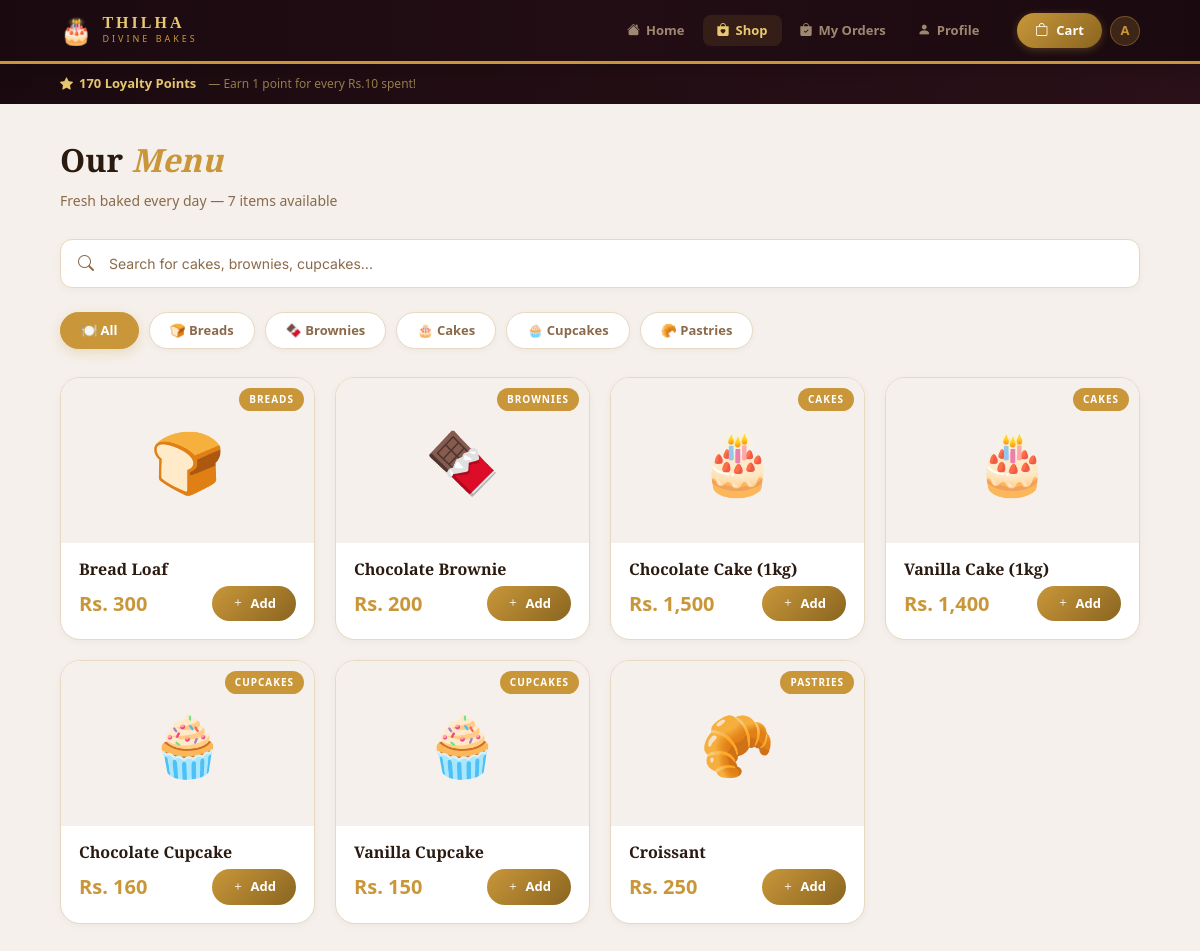
/customer/home.php (signed in), run on the app's committed database.
### tables this page shows
CREATE TABLE `users` (
  `user_id` int(11) NOT NULL,
  `name` varchar(100) NOT NULL,
  `email` varchar(100) NOT NULL,
  `password` varchar(255) NOT NULL,
  `phone` varchar(15) DEFAULT NULL,
  `address` text DEFAULT NULL,
  `role` enum('admin','customer','staff') DEFAULT 'customer',
  `loyalty_points` int(11) DEFAULT 0,
  `birthday` date DEFAULT NULL,
  `created_at` timestamp NOT NULL DEFAULT current_timestamp(),
  `profile_photo` varchar(255) DEFAULT NULL
);

CREATE TABLE `products` (
  `product_id` int(11) NOT NULL,
  `name` varchar(100) NOT NULL,
  `category` varchar(50) DEFAULT NULL,
  `price` decimal(10,2) NOT NULL,
  `description` text DEFAULT NULL,
  `image` varchar(255) DEFAULT NULL,
  `stock_status` enum('available','out_of_stock') DEFAULT 'available',
  `created_at` timestamp NOT NULL DEFAULT current_timestamp(),
  `barcode` varchar(20) DEFAULT NULL
);

### customer/home.php (the view, shortened to what this page needs)
<?php
require_once '../includes/db.php';
$cat    = isset($_GET['cat'])    ? $_GET['cat']    : '';
$search = isset($_GET['search']) ? $_GET['search'] : '';
$where  = "WHERE stock_status='available'";
$products   = mysqli_query($conn,"SELECT * FROM products $where ORDER BY category,name");
$loyalty    = mysqli_fetch_assoc(mysqli_query($conn,"SELECT loyalty_points FROM users WHERE user_id={$_SESSION['user_id']}"))['loyalty_points'];
$icons      = ['cakes'=>'🎂','brownies'=>'🍫','cupcakes'=>'🧁','pastries'=>'🥐','breads'=>'🍞'];
$cats_q     = mysqli_query($conn,"SELECT DISTINCT category FROM products WHERE stock_status='available' ORDER BY category");
$categories = [];
while($r=mysqli_fetch_assoc($cats_q)) $categories[]=$r['category'];
?>
<!DOCTYPE html>
<html lang="en">
<head>
<link href="https://cdn.jsdelivr.net/npm/bootstrap@5.3.0/dist/css/bootstrap.min.css" rel="stylesheet">
<link href="https://cdn.jsdelivr.net/npm/bootstrap-icons@1.10.5/font/bootstrap-icons.css" rel="stylesheet">
</head>
<body>
<?php include 'customer_nav.php'; ?>
<div class="loyalty-bar">
  <div class="loyalty-pts"><i class="bi bi-star-fill"></i><?= $loyalty ?> Loyalty Points</div>
  <span style="font-size:12px;color:rgba(232,200,112,0.6);">— Earn 1 point for every Rs.10 spent!</span>
</div>
<div class="page-wrap">
  <div class="page-heading">Our <span style="color:var(--gold);font-style:italic;">Menu</span></div>
  <div class="page-sub">Fresh baked every day — <?= mysqli_num_rows($products) ?> items available</div>
  <form method="GET">
    <div class="search-bar">
      <i class="bi bi-search"></i>
      <input type="text" name="search" placeholder="Search for cakes, brownies, cupcakes..." value="<?= htmlspecialchars($search) ?>" autocomplete="off">
    </div>
  </form>
  <div class="cat-tabs">
    <a href="home.php" class="cat-tab <?= !$cat?'active':'' ?>">🍽️ All</a>
    <?php foreach($categories as $c): ?>
    <a href="home.php?cat=<?= $c ?><?= $search?'&search='.urlencode($search):'' ?>" class="cat-tab <?= $cat===$c?'active':'' ?>">
      <?= $icons[$c]??'' ?> <?= ucfirst($c) ?>
    </a>
    <?php endforeach; ?>
  </div>
  <?php if(mysqli_num_rows($products)===0): ?>
  <div class="empty-state">
    <i class="bi bi-search"></i>
    <p style="font-size:18px;color:var(--muted);margin-bottom:12px;">No products found!</p>
    <a href="home.php" class="cat-tab active">View All Products</a>
  </div>
  <?php else: ?>
  <div class="products-grid">
    <?php while($p=mysqli_fetch_assoc($products)): ?>
    <div class="product-card">
      <div class="product-img-wrap">
        <?php if($p['image']&&file_exists('../assets/images/'.$p['image'])): ?>
          <img src="../assets/images/<?= $p['image'] ?>" alt="<?= $p['name'] ?>">
        <?php else: ?>
          <?= $icons[$p['category']]??'🍰' ?>
        <?php endif; ?>
        <span class="product-cat-tag"><?= ucfirst($p['category']) ?></span>
      </div>
      <div class="product-body">
        <div class="product-name"><?= htmlspecialchars($p['name']) ?></div>
        <div class="product-footer">
          <div class="product-price">Rs. <?= number_format($p['price'],0) ?></div>
          <button class="add-btn" id="btn-<?= $p['product_id'] ?>"
            onclick="addToCart(<?= $p['product_id'] ?>,'<?= addslashes($p['name']) ?>',<?= $p['price'] ?>,this)">
            <i class="bi bi-plus"></i> Add
          </button>
        </div>
      </div>
    </div>
    <?php endwhile; ?>
  </div>
  <?php endif; ?>
</div>
</body>
</html>

### customer/home.php (style rules this page uses)
:root { --gold:#c9973a;--gold-light:#e8c870;--gold-dark:#8a6520;--dark:#1a0a0f;--cream:#fdf5ec;--cream2:#f5f0eb;--cream3:#f0e8dd;--border:#e8d8c0;--text:#2a1a10;--muted:#8a6a4a;--white:#ffffff;--pink:#e8789a; }
* { box-sizing:border-box;margin:0;padding:0; }
body { background:var(--cream2);font-family:'Inter',sans-serif;color:var(--text);min-height:100vh; }
.loyalty-bar { background:linear-gradient(90deg,var(--dark),#2a1018);padding:10px 5%;display:flex;align-items:center;gap:12px;flex-wrap:wrap; }
.loyalty-pts { font-size:13px;color:var(--gold-light);font-weight:700;display:flex;align-items:center;gap:6px; }
.page-wrap { padding:32px 5%; }
.page-heading { font-family:'Playfair Display',serif;font-size:32px;font-weight:900;color:var(--text);margin-bottom:6px; }
.page-sub { font-size:14px;color:var(--muted);margin-bottom:28px; }
.search-bar { position:relative;margin-bottom:24px; }
.search-bar input { width:100%;background:var(--white);border:1.5px solid var(--border);border-radius:12px;padding:13px 20px 13px 48px;font-size:14px;color:var(--text);outline:none;transition:border .2s;font-family:'Inter',sans-serif;box-shadow:0 2px 8px rgba(0,0,0,0.04); }
.search-bar input::placeholder { color:var(--muted); }
.search-bar i { position:absolute;left:18px;top:50%;transform:translateY(-50%);color:var(--muted);font-size:16px; }
.cat-tabs { display:flex;gap:10px;flex-wrap:wrap;margin-bottom:28px; }
.cat-tab { padding:8px 20px;border-radius:99px;border:1.5px solid var(--border);background:var(--white);font-size:13px;font-weight:700;color:var(--muted);cursor:pointer;transition:all .2s;text-decoration:none;display:inline-flex;align-items:center;gap:6px;box-shadow:0 2px 6px rgba(0,0,0,0.04); }
.cat-tab.active { background:var(--gold);border-color:var(--gold);color:#fff;box-shadow:0 4px 12px rgba(201,151,58,0.25); }
.products-grid { display:grid;grid-template-columns:repeat(auto-fill,minmax(240px,1fr));gap:20px; }
.product-card { background:var(--white);border:1.5px solid var(--border);border-radius:20px;overflow:hidden;transition:all .3s;box-shadow:0 2px 8px rgba(0,0,0,0.04); }
.product-img-wrap { height:165px;background:var(--cream2);display:flex;align-items:center;justify-content:center;font-size:60px;position:relative;overflow:hidden; }
.product-cat-tag { position:absolute;top:10px;right:10px;background:var(--gold);color:#fff;font-size:10px;font-weight:700;letter-spacing:1px;padding:4px 10px;border-radius:99px;text-transform:uppercase; }
.product-body { padding:16px 18px 18px; }
.product-name { font-family:'Playfair Display',serif;font-size:16px;font-weight:700;color:var(--text);margin-bottom:6px;line-height:1.3; }
.product-footer { display:flex;align-items:center;justify-content:space-between; }
.product-price { font-size:20px;font-weight:700;color:var(--gold); }
.add-btn { background:linear-gradient(135deg,var(--gold),var(--gold-dark));color:#fff;border:none;border-radius:99px;padding:8px 20px;font-size:13px;font-weight:700;cursor:pointer;display:flex;align-items:center;gap:6px;transition:all .2s; }

### customer/customer_nav.php (style rules this page uses)
:root { --gold:#c9973a;--gold-light:#e8c870;--gold-dark:#8a6520; --dark:#1a0a0f;--dark2:#220d14; --cream:#fdf5ec;--cream2:#f5f0eb;--cream3:#f0e8dd; --border:#e8d8c0;--text:#2a1a10;--muted:#8a6a4a; --pink:#e8789a; }
* { box-sizing:border-box;margin:0;padding:0; }
body { background:var(--cream2);font-family:'Segoe UI',sans-serif;color:var(--text); }

### data on the page
users: loyalty_points "170"
products: category "🍞", category "BREADS", name "Bread Loaf", price "300"
products: category "🍫", category "BROWNIES", name "Chocolate Brownie", price "200"
products: category "🎂", category "CAKES", name "Chocolate Cake (1kg)", price "1,500"
products: category "🎂", category "CAKES", name "Vanilla Cake (1kg)", price "1,400"
products: category "🧁", category "CUPCAKES", name "Chocolate Cupcake", price "160"
products: category "🧁", category "CUPCAKES", name "Vanilla Cupcake", price "150"
products: category "🥐", category "PASTRIES", name "Croissant", price "250"

### other printed values
substr($user_name,0,1) "A"
mysqli_num_rows($products) "7"
$icons[$c] "🍞"
$c "Breads"
$icons[$c] "🍫"
$c "Brownies"
$icons[$c] "🎂"
$c "Cakes"
$icons[$c] "🧁"
$c "Cupcakes"
$icons[$c] "🥐"
$c "Pastries"
